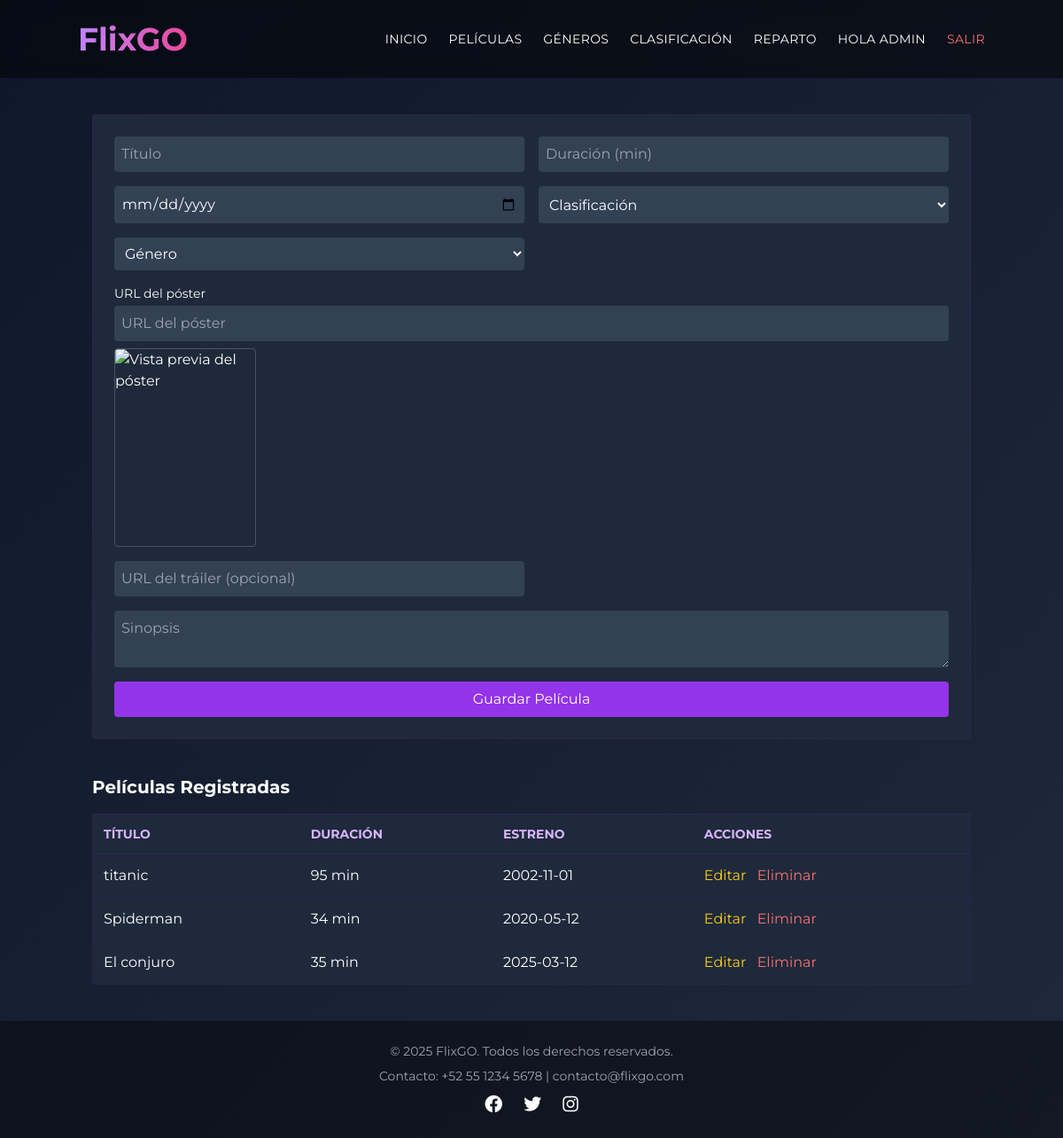
The app's page /agregar.php (signed in) with its own data.
### tables this page shows
CREATE TABLE `peliculas` (
  `id_pelicula` int(11) NOT NULL,
  `titulo` varchar(255) NOT NULL,
  `sinopsis` text NOT NULL,
  `fecha_estreno` date NOT NULL,
  `duracion` int(11) NOT NULL,
  `id_clasificacion` int(11) NOT NULL,
  `genero_id` int(11) NOT NULL,
  `poster_url` varchar(255) DEFAULT NULL,
  `trailer_url` varchar(255) DEFAULT NULL
);

### agregar.php (the view, shortened to what this page needs)
<?php
$conn = new mysqli("localhost", "root", "", "cartelerabd");
?>
<!DOCTYPE html>
<html lang="es">
<head>
  <script src="https://cdn.tailwindcss.com"></script>
  <link rel="stylesheet" href="estilos/style.css">
  <link rel="stylesheet" href="https://cdnjs.cloudflare.com/ajax/libs/font-awesome/6.0.0-beta3/css/all.min.css">
</head>
<body class="bg-gradient-to-br from-slate-900 to-slate-800 text-white font-['Montserrat'] min-h-screen flex flex-col">
  <header class="py-6 px-4 bg-black/50 backdrop-blur-md border-b border-purple-900/30">
    <div class="container mx-auto flex flex-col md:flex-row justify-between items-center">
      <h1 class="text-3xl md:text-4xl font-bold mb-4 md:mb-0 bg-clip-text text-transparent bg-gradient-to-r from-purple-400 to-pink-500">
      </h1>
      <nav class="flex items-center space-x-6 text-sm uppercase tracking-wide">
        <a href="index.php" class="hover:text-purple-400 transition-colors">Inicio</a>
        <a href="agregar.php" class="hover:text-purple-400 transition-colors">Películas</a>
        <a href="generos.php" class="hover:text-purple-400 transition-colors">Géneros</a>
        <a href="clasificaciones.php" class="hover:text-purple-400 transition-colors">Clasificación</a>
        <a href="reparto.php" class="hover:text-purple-400 transition-colors">Reparto</a>
        <span class="ml-2 text-sm">Hola <?= $_SESSION['usuario'] ?></span>
        <a href="logout.php" class="ml-2 text-red-400 text-sm hover:underline">Salir</a>
      </nav>
    </div>
  </header>
  <main class="flex-grow container mx-auto px-4 py-10">
    <form method="POST" class="grid grid-cols-1 md:grid-cols-2 gap-4 bg-slate-800 p-6 rounded border border-purple-900/30">
      <input type="text" name="titulo" placeholder="Título" required class="p-2 rounded bg-slate-700">
      <input type="text" name="duracion" placeholder="Duración (min)" required class="p-2 rounded bg-slate-700">
      <input type="date" name="fecha_estreno" required class="p-2 rounded bg-slate-700">
      <select name="id_clasificacion" required class="p-2 rounded bg-slate-700">
        <option value="">Clasificación</option>
      </select>
      <select name="genero_id" required class="p-2 rounded bg-slate-700">
        <option value="">Género</option>
      </select>
      <div class="flex flex-col md:col-span-2">
        <label class="mb-1 text-sm">URL del póster</label>
        <input type="text" name="poster_url" placeholder="URL del póster" required class="p-2 rounded bg-slate-700 mb-2" oninput="document.getElementById('previewPoster').src = this.value">
        <img id="previewPoster" src="" alt="Vista previa del póster" class="w-40 h-56 object-cover border border-slate-600 rounded">
      </div>
      <input type="text" name="trailer_url" placeholder="URL del tráiler (opcional)" class="p-2 rounded bg-slate-700">
      <textarea name="sinopsis" placeholder="Sinopsis" class="md:col-span-2 p-2 rounded bg-slate-700"></textarea>
      <button type="submit" name="guardar" class="md:col-span-2 bg-purple-600 py-2 rounded hover:bg-purple-700">
        Guardar Película
      </button>
    </form>
    <section class="mt-10">
      <h2 class="text-xl font-bold mb-4">Películas Registradas</h2>
      <div class="overflow-x-auto">
        <table class="min-w-full bg-slate-800 border border-purple-900/30 rounded">
          <thead>
            <tr class="text-left text-sm uppercase text-purple-300 border-b border-purple-900/30">
              <th class="p-3">Título</th>
              <th class="p-3">Duración</th>
              <th class="p-3">Estreno</th>
              <th class="p-3">Acciones</th>
            </tr>
          </thead>
          <tbody>
            <?php
            $pelis = $conn->query("SELECT id_pelicula, titulo, duracion, fecha_estreno FROM peliculas ORDER BY id_pelicula DESC");
            while ($fila = $pelis->fetch_assoc()): ?>
              <tr class="border-b border-purple-900/20 hover:bg-slate-700/50">
                <td class="p-3"><?= $fila['titulo'] ?></td>
                <td class="p-3"><?= $fila['duracion'] ?> min</td>
                <td class="p-3"><?= $fila['fecha_estreno'] ?></td>
                <td class="p-3 space-x-2">
                  <a href="editar_pelicula.php?id=<?= $fila['id_pelicula'] ?>" class="text-yellow-400 hover:underline">Editar</a>
                  <a href="eliminar_pelicula.php?id=<?= $fila['id_pelicula'] ?>" class="text-red-400 hover:underline" onclick="return confirm('¿Eliminar esta película?')">Eliminar</a>
                </td>
              </tr>
            <?php endwhile; ?>
          </tbody>
        </table>
      </div>
    </section>
  </main>
  <?php include 'footer.php'; ?>
</body>
</html>

### estilos/style.css (style rules this page uses)
body { font-family: 'Poppins', Arial, Helvetica, sans-serif; }
html, body { width: 100vw; overflow-x: hidden; margin: 0; padding: 0; }

### records on screen
peliculas: titulo "titanic", duracion "95", fecha_estreno "2002-11-01"
peliculas: titulo "Spiderman", duracion "34", fecha_estreno "2020-05-12"
peliculas: titulo "El conjuro", duracion "35", fecha_estreno "2025-03-12"

### other values on screen
$_SESSION['usuario'] "ADMIN"
